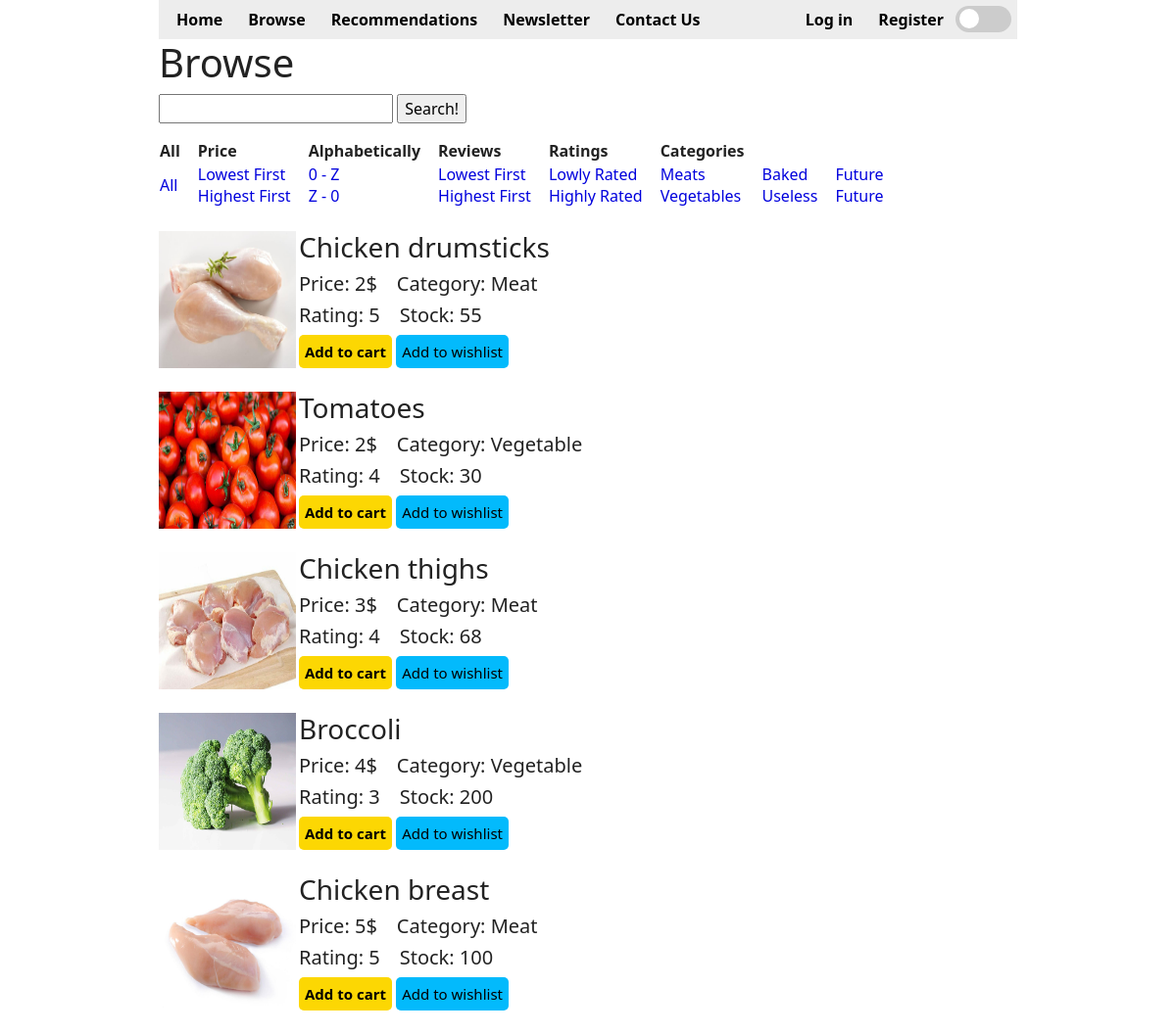
/Items/lowPrice, run on the app's committed database.
### tables this page shows
CREATE TABLE `items` (
  `item_id` int(11) NOT NULL,
  `name` varchar(64) NOT NULL,
  `stock` int(11) NOT NULL,
  `price` double NOT NULL,
  `category` varchar(24) NOT NULL,
  `rating` int(11) NOT NULL,
  `image` varchar(100) NOT NULL
);

### app/controllers/Items.php (called while the page is built, shortened)
<?php
class Items extends \app\core\Controller {
	public function lowPrice() {
		$item = new \app\models\Items();
		$items = $item->getLowestPrice();
		$this->view('Items/index', $items);
	}
}

### app/core/App.php (called while the page is built, shortened)
<?php
class App {
	private $method = 'index';
	public function __construct() {
		$url = self::parseUrl();
		if (isset($url[0])) {
			unset($url[0]);
		}
		$this->controller = new $this->controller;
		if (isset($url[1])) {
			if (method_exists($this->controller, $url[1])) {
				$this->method = $url[1];
			}
			unset($url[1]);
		}
		$this->params = $url ? array_values($url) : [];
		call_user_func_array([$this->controller, $this->method], $this->params);
	}
	private static function parseUrl() {
		if (isset($_GET['url'])) { return explode('/', filter_var(rtrim($_GET['url'], '/'), FILTER_SANITIZE_URL)); }
	}
}

### index.php (called while the page is built, shortened)
<?php
	new \app\core\App();

### app/models/Items.php (called while the page is built, shortened)
<?php
class Items extends \app\core\Model {
	function getLowestPrice() {
		$SQL = 'SELECT * FROM items WHERE price BETWEEN 0 AND 2048 ORDER BY price ASC';
		$STMT = self::$_connection->prepare($SQL);
		$STMT->execute();
		$STMT->setFetchMode(\PDO::FETCH_CLASS, "app\models\Items");
		return $STMT->fetchAll();
	}
}

### app/core/DBConnection.php (called while the page is built, shortened)
<?php
class DBConnection {
	static $connection = null;
	private function __construct() {
		if (self::$connection == null) {
			$host = 'localhost';
			$DBname = 'redteam';
			$user = 'root';
			$password = '';
			self::$connection = new \PDO("mysql:host=$host;dbname=$DBname", $user, $password);
		}
	}
	public static function getInstance() {
		return self::$connection;
	}
}

### app/views/Items/Index.php (the view, shortened to what this page needs)
<html>
<head>
	<link href="https://cdn.jsdelivr.net/npm/bootstrap@5.1.3/dist/css/bootstrap.min.css" rel="stylesheet">
	<link rel="stylesheet" type="text/css" href="/app/styles/noReposition.css">
	<link rel="stylesheet" type="text/css" href="/app/styles/general.css">
	<link rel="stylesheet" type="text/css" href="/app/styles/dark_mode.css">
	<link rel="stylesheet" type="text/css" href="/app/styles/items.css">
	<link rel="stylesheet" type="text/css" href="/app/styles/linkbuttons.css">
	<link rel="stylesheet" type="text/css" href="/app/styles/filters.css">
</head>
<body>
	<div class='container'>
		<h1>Browse</h1>
		<form method="post" action='/Items/search'>
		<input type="text" name="search" />
		<input type="submit" value="Search!" />
		</form>
		<table>
			<tr><th>All</th> <th>&emsp;Price</th> <th>&emsp;Alphabetically</th> <th>&emsp;Reviews</th> <th>&emsp;Ratings</th> <th>&emsp;Categories</th></tr>
			<td><label><a href='/Items/all' class='filter'>All</a></label></td>
			<td>&emsp;<label><a href='/Items/lowPrice' class='filter'>Lowest First</label><br>
			<label>&emsp;<a href='/Items/highPrice' class='filter'>Highest First</label></td>
			<td>&emsp;<label><a href='/Items/ascending' class='filter'>0 - Z</label><br>
			<label>&emsp;<a href='/Items/descending' class='filter'>Z - 0</label></td>
			<td><label>&emsp;<a href='/Items/lowReview' class='filter'>Lowest First</label><br>
			<label>&emsp;<a href='/Items/highReview' class='filter'>Highest First</label></td>
			<td><label>&emsp;<a href='/Items/lowRating' class='filter'>Lowly Rated</label><br>
			<label>&emsp;<a href='/Items/highRating' class='filter'>Highly Rated</label></td>
			<td><label>&emsp;<a href='/Items/cateMeat' class='filter'>Meats</label><br>
			<label>&emsp;<a href='/Items/cateVegetable' class='filter'>Vegetables</label></td>
			<td><label>&emsp;<a href='/Items/cateBaked' class='filter'>Baked</label><br>
			<label>&emsp;<a href='/Items/cateUseless' class='filter'>Useless</label></td>
			<td><label>&emsp;<a href='/Items/index' class='filter'>Future</label><br>
			<label>&emsp;<a href='/Items/index' class='filter'>Future</label></td>
		</table><br>
		<?php
			foreach ($data as $items) {
				echo "
					<div class='item'>
						<img src='/images/$items->image' align='left'>
						<h3>$items->name</h3>
						<h5>Price: $items->price$&emsp;Category: $items->category</h5>
						<h5>Rating: $items->rating&emsp;Stock: $items->stock</h5>
						<a href=/Items/addToCart?item_id=$items->item_id&price=$items->price'addToCart class='linkbutton' id='buy'>Add to cart</a>
						<a href='addToWishList?item_id=$items->item_id'addToWishlist class='linkbutton'>Add to wishlist</a>
					</div> <br>";
			}
		?>
	</div>
</body>
</html>

### app/styles/noReposition.css (style rules this page uses)
html { overflow-y: scroll; }

### app/styles/general.css (style rules this page uses)
.container { max-width: 75%; margin: auto; }

### app/styles/dark_mode.css (style rules this page uses)
body { --text-color: #222; --bkg-color: #ffffff; --header-color: #ededed; --link-color: #0000dd; --link-hover-color: #000000; }
body { background: var(--bkg-color); }
h1, h2, h3, h4, h5, h6, p { color: var(--text-color); }
form { color: var(--text-color); }
table { color: var(--text-color); }
th, td { color: var(--text-color); }
a { color: var(--link-color); }

### app/styles/items.css (style rules this page uses)
img { float: left; width: 140px; height: 140px; }

### app/styles/linkbuttons.css (style rules this page uses)
.linkbutton { background-color: #03bafc; border-radius: 5px; font-size: 15px; color: black; padding: 6px; text-align: center; text-decoration: none; display: inline-block; }
.linkbutton#buy { background-color: #fcd703; font-weight: bold; }

### app/styles/filters.css (style rules this page uses)
.filter { text-decoration: none; }

### data on the page
items: image (picture), name "Chicken drumsticks", price "2", category "Meat", rating "5", stock "55"
items: image (picture), name "Tomatoes", price "2", category "Vegetable", rating "4", stock "30"
items: image (picture), name "Chicken thighs", price "3", category "Meat", rating "4", stock "68"
items: image (picture), name "Broccoli", price "4", category "Vegetable", rating "3", stock "200"
items: image (picture), name "Chicken breast", price "5", category "Meat", rating "5", stock "100"
